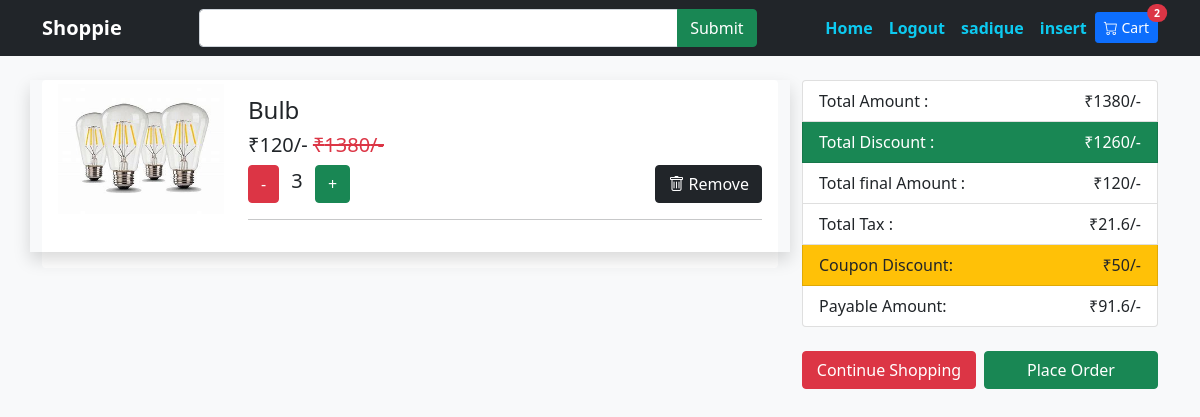
Page /cart.php (signed in) on the committed database.
### tables this page shows
CREATE TABLE `users` (
  `user_id` int(11) NOT NULL,
  `fullname` varchar(200) NOT NULL,
  `email` varchar(200) NOT NULL,
  `contact` varchar(200) NOT NULL,
  `password` varchar(200) NOT NULL
);

CREATE TABLE `order_item` (
  `orderitem_id` int(11) NOT NULL,
  `user_id` int(11) NOT NULL,
  `product_id` int(11) NOT NULL,
  `qty` int(11) NOT NULL,
  `order_id` int(11) NOT NULL,
  `ordered` tinyint(1) NOT NULL
);

CREATE TABLE `products` (
  `id` int(11) NOT NULL,
  `title` varchar(200) NOT NULL,
  `category` varchar(200) NOT NULL,
  `image` varchar(200) DEFAULT NULL,
  `brand` varchar(200) NOT NULL,
  `price` float NOT NULL,
  `discount_price` float NOT NULL,
  `description` text NOT NULL
);

CREATE TABLE `orders` (
  `id` int(11) NOT NULL,
  `user_id` int(11) NOT NULL,
  `ordered` tinyint(1) NOT NULL,
  `date_of_add` timestamp NOT NULL DEFAULT current_timestamp() ON UPDATE current_timestamp(),
  `coupon_id` int(200) NOT NULL,
  `address_id` int(200) NOT NULL,
  `dateofpurchase` date NOT NULL,
  `delivery_date` date NOT NULL
);

CREATE TABLE `coupons` (
  `coupon_id` int(11) NOT NULL,
  `coupon_code` varchar(200) NOT NULL,
  `coupon_amount` float NOT NULL
);

### include/config.php (called while the page is built, shortened)
<?php
$connect= mysqli_connect(HOST,USER,PASS,DB) or die("db connection fail");
   function calling($table){
       global $connect;
       $array = [];
       $query = mysqli_query($connect,"select * from $table");
       while($row = mysqli_fetch_array($query)){
           $array[] = $row;
       }
       return $array;
   }
   function callingOne($table){
        $data = calling($table);
        return $data[0];
   }
?>

### cart.php (the view, shortened to what this page needs)
<?php include "include/config.php";
?>
<!DOCTYPE html>
<html lang="en">
<head>
    <link rel="stylesheet" href="https://cdn.jsdelivr.net/npm/bootstrap-icons@1.8.1/font/bootstrap-icons.css">
<link href="https://cdn.jsdelivr.net/npm/bootstrap@5.1.3/dist/css/bootstrap.min.css" rel="stylesheet">
</head>
<body class="bg-light">
    <?php include "include/nav.php";?>
    <div class="container mt-4">
        <div class="row">
            <div class="col-8">
                <div class="card border-0">
                   <?php
                   $log = $_SESSION['user'];
                   $total_amount = 0;
                   $total_discount = 0;
                   $product_discount = 0;
                   $total_tax = 0;
                   $payable_amount = 0;
                   $coupon_amount = 0;
                   $callingUser = callingOne("users where email='$log' OR contact='$log'");
                   $user_id = $callingUser['user_id'];
                   $callingOrder = callingOne("orders LEFT JOIN coupons ON orders.coupon_id=coupons.coupon_id where user_id='$user_id' and ordered='0'");
                   $order_id = $callingOrder['id'];
                   $callingOrderItem = calling("order_item JOIN products ON order_item.product_id = products.id where user_id='$user_id' AND order_id='$order_id' AND ordered='0'");
                   foreach ($callingOrderItem as $value) {
                    $total_amount += $value['price'] * $value['qty'];
                    $total_discount += $value['discount_price'] * $value['qty'];
                    $product_discount = $total_amount - $total_discount;
                    $total_tax = 0.18*$total_discount;
                    $payable_amount = $total_discount + $total_tax;
                    $coupon_amount = $callingOrder['coupon_amount'];
                    if($coupon_amount > 0){
                        $payable_amount -= $coupon_amount;
                    }
                   ?>
                    <div class="row shadow mb-3">
                        <div class="col-3 ">
                            <img src="productimages/<?= $value['image'];?>" alt="" class="w-100 ms-3 mt-1 " style="height: 130px;">
                        </div>
                        <div class="col-9">
                            <div class="card-body ">
                                <h4><?= $value['title'];?></h4>
                                <h5>₹<?= $value['discount_price'] * $value['qty'];?>/-
                                <del class="text-danger">₹<?= $value['price'] * $value['qty'];?>/-</del>
                            </h5>
                                <a href="cart.php?p_id=<?= $value['id'];?>" class="btn btn-danger">-</a>
                                <span class="lead px-2"><?= $value['qty'];?></span>
                                <a href="view.php?p_id=<?= $value['id'];?>&id=<?= $value['id'];?>" class="btn btn-success">+</a>
                                <a href="cart.php?remove_id=<?= $value['id'];?>" class="btn btn-dark float-end"><i class="bi bi-trash"></i> Remove</a><hr class="bg-dark">
                            </div>
                        </div>
                    </div>
                    <?php } ?>
                </div>
            </div>
            <div class="col-4">
                <ul class="list-group">
                    <li class="list-group-item">Total Amount : <span class="float-end">₹<?= $total_amount;?>/-</span></li>
                    <li class="list-group-item bg-success text-white">Total Discount : <span class="float-end">₹<?= $product_discount;?>/-</span></li>
                    <li class="list-group-item">Total final Amount : <span class="float-end">₹<?= $total_amount- $product_discount;?>/-</span></li>
                    <li class="list-group-item">Total Tax : <span class="float-end">₹<?= $total_tax;?>/-</span></li>
                    <?php if($callingOrder['coupon_id'] != 0){?>
                        <li class="list-group-item bg-warning">Coupon Discount: <span class="float-end">₹<?= $coupon_amount;?>/-</span></li>
                    <?php } ?>
                    <li class="list-group-item">Payable Amount: <span class="float-end">₹<?= $payable_amount;?>/-</span></li>
                </ul>
                <div class="row g-2 mt-3">
                    <div class="col"><a href="" class="btn btn-danger  w-100">Continue Shopping</a></div>
                    <div class="col"><a href="checkout.php" class="btn btn-success w-100">Place Order</a></div>
                </div>
            </div>
        </div>
    </div>
</body>
</html>

### include/nav.php (shortened to what this page needs)
<nav class="navbar navbar-expand-lg navbar-dark bg-dark">
        <div class="container">
                <a href="" class="navbar-brand"><b>Shoppie</b></a>
                <form action="index.php" class="d-flex input-group w-50">
                        <input type="search" name="search" class="form-control" >
                        <input type="submit" name="find" class="btn btn-success">
                </form>
         <ul class="navbar-nav">
             <li  class="nav-item"><a href="index.php" class="nav-link text-info"><b>Home</b></a></li>
             <?php if(isset($_SESSION['user'])){ ?>
                <li  class="nav-item"><a href="auth/logout.php" class="nav-link text-info"><b>Logout</b></a></li>
                <li  class="nav-item"><a href="auth/login.php" class="nav-link text-info"><b>
                        <?php
                                $log = $_SESSION['user'];
                                $data = calling("users where email='$log' OR contact='$log'");
                                echo $fullname = $data[0]['fullname'];
                        ?>
                </b></a></li>
                <li  class="nav-item"><a href="insert.php" class="nav-link text-info"><b>insert</b></a></li>
             <?php } else { ?>
                <li  class="nav-item"><a href="auth/login.php" class="nav-link text-info"><b>Login</b></a></li>
                <li  class="nav-item"><a href="auth/signup.php" class="nav-link text-info"><b>Signup</b></a></li>
            <?php } ?>
             <li  class="nav-item"> <a href='cart.php' class="btn btn-primary btn-sm mt-1 position-relative">
                <i class="bi bi-cart"></i> Cart
                        <span class="position-absolute top-0 start-100 translate-middle badge rounded-pill bg-danger">
                        2
                        </span>
                                </a>
             </li>
            </ul>
          </div>
</nav>

### rows in the picture
users: fullname "sadique"
order_item: product.image (picture), product.title "Bulb", $value['discount_price'] * $value['qty'] "120", $value['price'] * $value['qty'] "1380", qty "3"
orders: coupon.coupon_amount "50"

### other values in the picture
$total_amount "1380"
$product_discount "1260"
$total_amount- $product_discount "120"
$total_tax "21.6"
$payable_amount "91.6"
